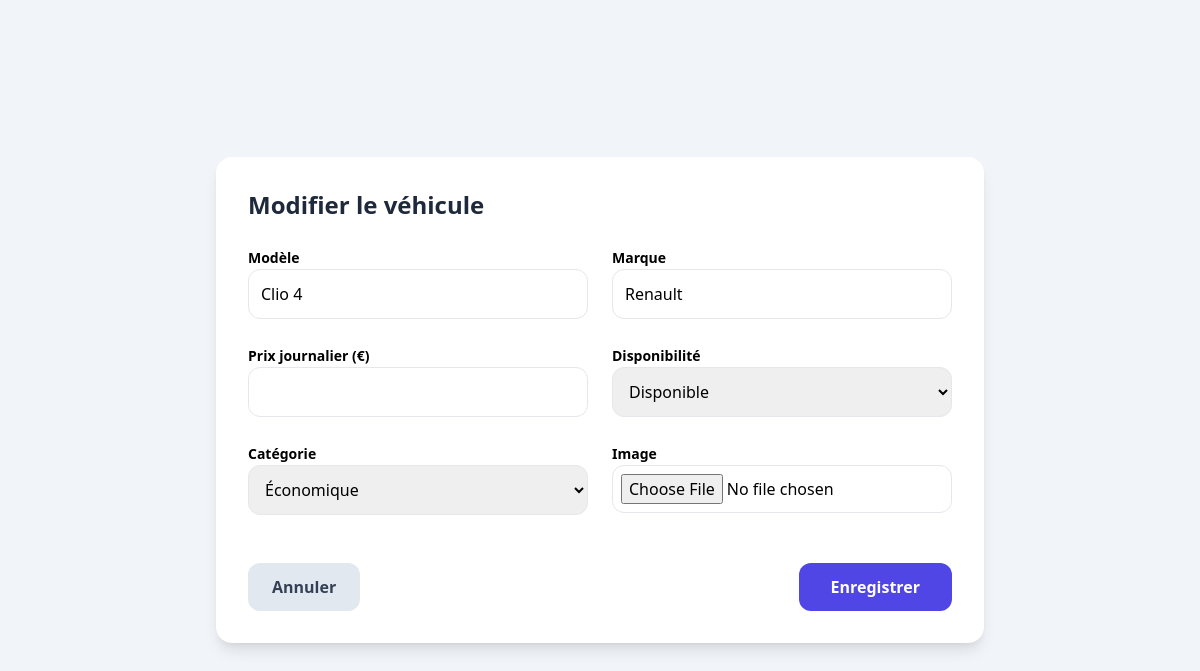
Screenshot of /ressources/views/admin/modifier_vehicule.php?id=1 with the database file from the repository.
### tables this page shows
CREATE TABLE vehicules (
    id_vehicule INT AUTO_INCREMENT PRIMARY KEY,
    modele VARCHAR(100) NOT NULL,
    marque TEXT NOT NULL,
    disponibilite BOOLEAN DEFAULT TRUE,
    id_categorie INT,
    FOREIGN KEY (id_categorie)
        REFERENCES categories(id_categorie)
        ON DELETE CASCADE
);

CREATE TABLE categories (
    id_categorie INT AUTO_INCREMENT PRIMARY KEY,
    nom VARCHAR(100) NOT NULL,
    description TEXT,
    date_creation DATETIME NOT NULL DEFAULT NOW(),
    status BOOLEAN DEFAULT TRUE
);

### includes/classes/vehicule.php (called while the page is built, shortened)
<?php
class Vehicle{
    public static function getById($conn, $id){
    $stmt = $conn->prepare("SELECT * FROM vehicules WHERE  id_vehicule = :id");
    $stmt->execute([':id'=>$id]);
    return $stmt->fetch(PDO::FETCH_ASSOC);
}
}
?>

### includes/classes/Categorie.php (called while the page is built, shortened)
<?php
class Categorie {
public static function getNamesC($conn){
    $sql="SELECT DISTINCT nom,id_categorie FROM categories";
    $stm=$conn->prepare($sql);
    $stm->execute();
    return $stm->fetchAll(PDO::FETCH_ASSOC);
}
}
?>

### ressources/views/admin/modifier_vehicule.php (the view, shortened to what this page needs)
<?php
require_once '../../../includes/config.php';
require_once '../../../includes/classes/vehicule.php';
require_once '../../../includes/classes/Categorie.php';
$id = (int) $_GET['id'];
$vehicule = Vehicle::getById($conn, $id);
$categories = Categorie::getNamesC($conn);
?>
<!DOCTYPE html>
<html lang="fr">
<head>
    <script src="https://cdn.tailwindcss.com"></script>
</head>
<body class="bg-slate-100 min-h-screen flex items-center justify-center">
<div class="bg-white w-full max-w-3xl p-8 rounded-2xl shadow-lg">
    <h2 class="text-2xl font-bold mb-6 text-slate-800">
        Modifier le véhicule
    </h2>
    <form method="POST" enctype="multipart/form-data" class="grid grid-cols-1 md:grid-cols-2 gap-6">
        <div>
            <label class="text-sm font-semibold">Modèle</label>
            <input name="modele" value="<?= htmlspecialchars($vehicule['modele']) ?>"
                   class="w-full border p-3 rounded-xl">
        </div>
        <div>
            <label class="text-sm font-semibold">Marque</label>
            <input name="marque" value="<?= htmlspecialchars($vehicule['marque']) ?>"
                   class="w-full border p-3 rounded-xl">
        </div>
        <div>
            <label class="text-sm font-semibold">Prix journalier (€)</label>
            <input name="prix" type="number" value="<?= $vehicule['prix'] ?>"
                   class="w-full border p-3 rounded-xl">
        </div>
        <div>
            <label class="text-sm font-semibold">Disponibilité</label>
            <select name="disponible" class="w-full border p-3 rounded-xl">
                <option value="1" <?= $vehicule['disponibilite'] == 1 ? 'selected' : '' ?>>
                    Disponible
                </option>
            </select>
        </div>
        <div>
            <label class="text-sm font-semibold">Catégorie</label>
            <select name="categorie" class="w-full border p-3 rounded-xl">
                <?php foreach ($categories as $cat): ?>
                    <option value="<?= $cat['id_categorie'] ?>"
                        <?= $cat['id_categorie'] == $vehicule['id_categorie'] ? 'selected' : '' ?>>
                        <?= htmlspecialchars($cat['nom']) ?>
                    </option>
                <?php endforeach; ?>
            </select>
        </div>
        <div>
            <label class="text-sm font-semibold">Image</label>
            <input type="file" name="image" class="w-full border p-2 rounded-xl">
        </div>
        <div class="md:col-span-2 flex justify-between mt-6">
            <a href="vehicules.php"
               class="bg-slate-200 text-slate-700 px-6 py-3 rounded-xl font-bold">
                Annuler
            </a>
            <button type="submit" class="bg-indigo-600 text-white px-8 py-3 rounded-xl font-bold hover:bg-indigo-700">
                Enregistrer
            </button>
        </div>
    </form>
</div>
</body>
</html>

### rows the page displays
vehicules: modele "Clio 4", marque "Renault", disponible "Disponible", categorie "Économique"
